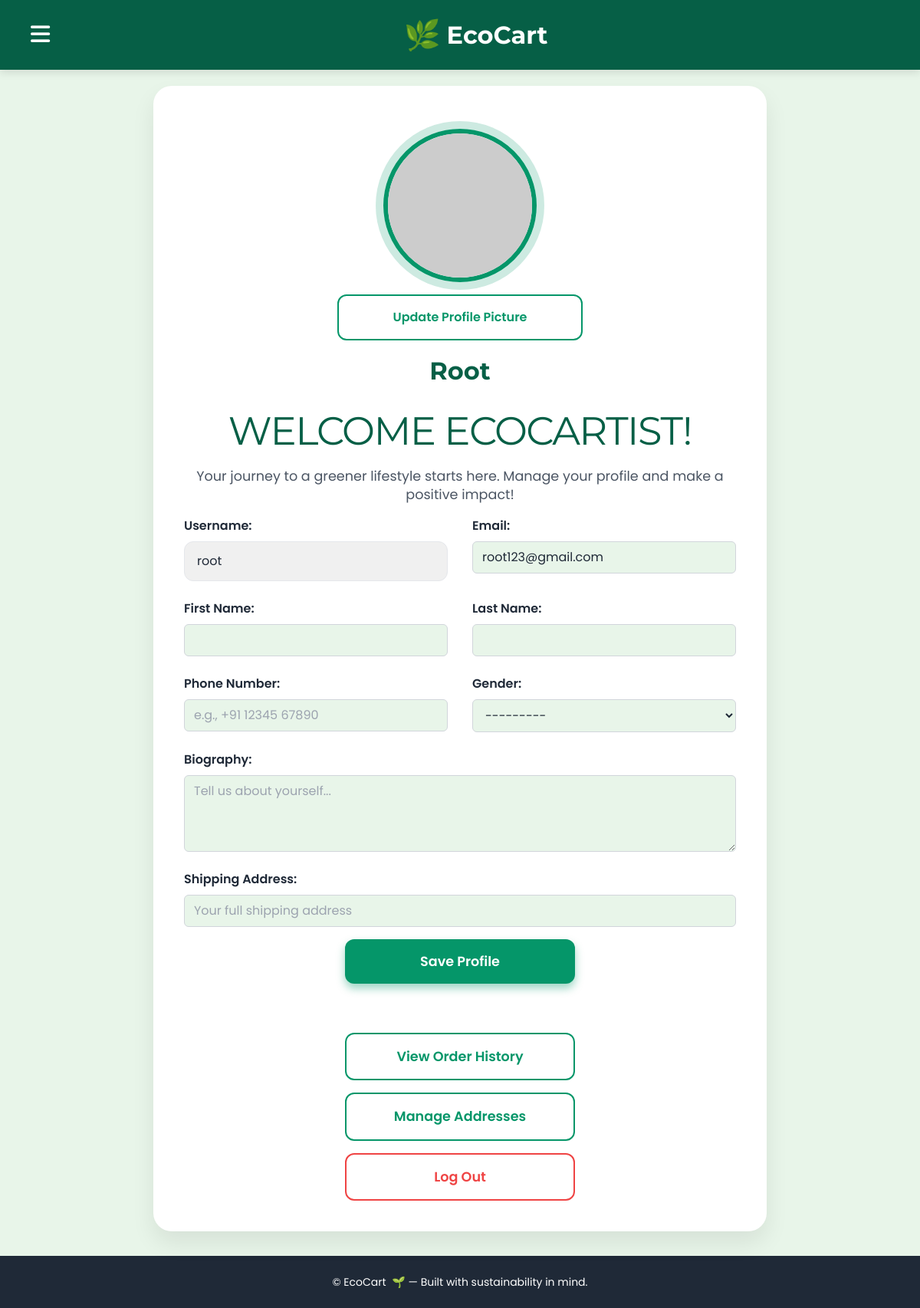
Page /profile/ (signed in) on the committed database.
### accounts/models.py (models this page shows, shortened)
class CustomUser(AbstractUser):
    email = models.EmailField(unique=True)
    phone = models.CharField(max_length=15, blank=True, verbose_name="Phone Number")
    GENDER_CHOICES = [
        ('M', 'Male'),
        ('F', 'Female'),
        ('O', 'Other'),
    ]
    gender = models.CharField(max_length=1, choices=GENDER_CHOICES, blank=True)
    profile_picture = models.ImageField(upload_to='profile_pics/', blank=True, null=True, default='default.jpg')
    bio = models.TextField(blank=True, null=True, verbose_name="Biography")
    address = models.CharField(max_length=255, blank=True, null=True, verbose_name="Shipping Address")

### accounts/views.py (the view)
# urls.py: path('profile/', views.profile_view, name='profile'),
@login_required
def profile_view(request):
    if request.method == 'POST':
        form = CustomUserChangeForm(request.POST, request.FILES, instance=request.user)
        if form.is_valid():
            try:
                form.save()
            except (OSError, Exception) as e:
                print(f"--- PROFILE VIEW: Storage write warning ({e}). Saving user instance. ---")
                user = form.save(commit=False)
                user.save()
            messages.success(request, 'Your profile has been updated successfully!')
            return redirect('accounts:profile') # Redirect back to profile to show updates
        else:
            for field, errors in form.errors.items():
                for error in errors:
                    messages.error(request, f"{field.replace('_', ' ').title()}: {error}")
    else:
        form = CustomUserChangeForm(instance=request.user)
    context = {
        'form': form,
        'user_object': request.user # Pass the user object directly for display in template
    }
    return render(request, 'accounts/profile.html', context)

### accounts/templates/accounts/profile.html (shortened to what this page needs)
{% load static %}
<!DOCTYPE html>
<html lang="en">
<head>
    <script src="https://cdn.tailwindcss.com"></script>
    <link rel="stylesheet" href="https://cdnjs.cloudflare.com/ajax/libs/font-awesome/6.0.0-beta3/css/all.min.css">
</head>
<body>
    <div class="navbar-top">
        <button id="nav-toggle-btn" class="nav-toggle-btn">
            <i class="fas fa-bars"></i>
        </button>
        <a href="{% url 'accounts:home' %}" class="logo-text">
            <span class="icon">🌿</span> EcoCart
        </a>
    </div>
    <main>
        <div class="profile-card">
            <form method="POST" enctype="multipart/form-data" class="space-y-4 w-full flex flex-col items-center">
                <div class="profile-picture-container">
                    <img id="profile-pic-preview" src="{% if user_object.profile_picture and user_object.profile_picture.name != 'default.jpg' %}{{ user_object.profile_picture.url }}{% else %}https://ui-avatars.com/api/?name={{ user_object.username }}&background=059669&color=fff{% endif %}" onerror="this.onerror=null; this.src='https://ui-avatars.com/api/?name={{ user_object.username }}&background=059669&color=fff';" alt="Profile Picture">
                </div>
                <label for="{{ form.profile_picture.id_for_label }}" class="action-button secondary text-base !max-w-xs cursor-pointer">
                    Update Profile Picture
                </label>
                <h2 class="profile-name mt-4">{{ user_object.username|capfirst }}</h2>
                <div class="greeting-section">
                    <h1>WELCOME ECOCARTIST!</h1>
                    <p>Your journey to a greener lifestyle starts here. Manage your profile and make a positive impact!</p>
                </div>
                <div class="form-grid">
                    <div class="form-group">
                        <label for="{{ form.username.id_for_label }}" class="form-label-style">Username:</label>
                        <input type="text" id="{{ form.username.id_for_label }}" name="{{ form.username.name }}"
                               value="{{ user_object.username }}" readonly class="form-control">
                    </div>
                    <div class="form-group">
                        <label for="{{ form.email.id_for_label }}" class="form-label-style">Email:</label>
                        {{ form.email }}
                    </div>
                    <div class="form-group">
                        <label for="{{ form.first_name.id_for_label }}" class="form-label-style">First Name:</label>
                        {{ form.first_name }}
                    </div>
                    <div class="form-group">
                        <label for="{{ form.last_name.id_for_label }}" class="form-label-style">Last Name:</label>
                        {{ form.last_name }}
                    </div>
                    <div class="form-group">
                        <label for="{{ form.phone.id_for_label }}" class="form-label-style">Phone Number:</label>
                        {{ form.phone }}
                    </div>
                    <div class="form-group">
                        <label for="{{ form.gender.id_for_label }}" class="form-label-style">Gender:</label>
                        {{ form.gender }}
                    </div>
                    <div class="form-group col-span-full">
                        <label for="{{ form.bio.id_for_label }}" class="form-label-style">Biography:</label>
                        {{ form.bio }}
                    </div>
                    <div class="form-group col-span-full">
                        <label for="{{ form.address.id_for_label }}" class="form-label-style">Shipping Address:</label>
                        {{ form.address }}
                    </div>
                </div>
                <button type="submit" class="action-button primary">
                    Save Profile
                </button>
            </form>
            <div class="action-buttons mt-8">
                <a href="#" class="action-button secondary">View Order History</a>
                <a href="#" class="action-button secondary">Manage Addresses</a>
                <a href="{% url 'accounts:logout' %}" class="action-button logout">Log Out</a>
            </div>
        </div>
    </main>
    <footer class="bg-gray-800 text-white py-6 text-center mt-auto w-full">
        <div class="container mx-auto px-4 text-sm">
            &copy; {{ "now"|date:"Y" }} EcoCart <span class="ml-1">🌱</span> — Built with sustainability in mind.
        </div>
    </footer>
</body>
</html>

### accounts/templates/accounts/profile.html (style rules this page uses)
:root { --color-primary-green: #065F46; --color-secondary-green: #059669; --color-light-green: #D1FAE5; --color-text-dark: #1F2937; --color-text-medium: #4B5563; --color-background-subtle-green: #E8F5E9; --color-white: #FFFFFF; --color-border-light: #E5E7EB; --color-success-msg: #10B981; --color-error-msg: #EF4444; --color-info-msg: #3B82F6; }
body { font-family: 'Poppins', sans-serif; background-color: var(--color-background-subtle-green); color: var(--color-text-dark); min-height: 100vh; display: flex; flex-direction: column; overflow-x: hidden; }
h1, h2, h3, .logo-text { font-family: 'Montserrat', sans-serif; }
.navbar-top { background-color: var(--color-primary-green); padding: 1rem 2rem; display: flex; justify-content: space-between; align-items: center; position: fixed; top: 0; left: 0; width: 100%; z-index: 100; box-shadow: 0 4px 10px rgba(0,0,0,0.1); }
.navbar-top .logo-text { font-size: 2rem; font-weight: 700; color: var(--color-white); display: flex; align-items: center; margin-left: auto; margin-right: auto; }
.navbar-top .logo-text span { margin-right: 0.5rem; font-size: 1.2em; color: var(--color-light-green); }
.nav-toggle-btn { display: block; background: none; border: none; font-size: 1.8rem; color: var(--color-white); cursor: pointer; padding: 0.5rem; border-radius: 0.5rem; transition: background-color 0.2s; }
main { flex-grow: 1; display: flex; justify-content: center; align-items: flex-start; padding: 2rem 1rem; padding-top: 7rem; position: relative; }
.profile-card { background-color: var(--color-white); padding: 2.5rem; border-radius: 1.5rem; box-shadow: 0 15px 30px rgba(0,0,0,0.08); width: 100%; max-width: 800px; display: flex; flex-direction: column; align-items: center; gap: 2rem; position: relative; z-index: 10; animation: fadeInScale 0.8s ease-out forwards; opacity: 0; transform: translateY(20px); }
.profile-picture-container { width: 200px; height: 200px; border-radius: 50%; overflow: hidden; border: 6px solid var(--color-secondary-green); box-shadow: 0 0 0 10px rgba(5, 150, 105, 0.2); margin-bottom: 1.5rem; transition: transform 0.3s ease-in-out; animation: fadeInScale 0.6s ease-out forwards, float 3s ease-in-out infinite; opacity: 0; transform: scale(0.9); }
.profile-picture-container img { width: 100%; height: 100%; object-fit: cover; }
.profile-name { font-size: 2rem; font-weight: 700; color: var(--color-primary-green); text-align: center; margin-bottom: 1rem; }
.greeting-section { text-align: center; margin-bottom: 2rem; animation: slideInFromTop 0.8s ease-out 0.2s forwards; opacity: 0; transform: translateY(-20px); }
.greeting-section h1 { font-size: 3.2rem; color: var(--color-primary-green); margin-bottom: 0.5rem; letter-spacing: -0.03em; }
.greeting-section p { font-size: 1.1rem; color: var(--color-text-medium); line-height: 1.4; }
.form-grid { display: grid; grid-template-columns: repeat(auto-fit, minmax(250px, 1fr)); gap: 1.5rem 2rem; margin-bottom: 2rem; width: 100%; }
.form-group { display: flex; flex-direction: column; }
.form-label-style { font-weight: 600; color: var(--color-text-dark); margin-bottom: 0.5rem; font-size: 1rem; }
.form-control { width: 100%; padding: 0.8rem 1rem; border: 1px solid var(--color-border-light); border-radius: 0.75rem; background-color: var(--color-background-subtle-green); color: var(--color-text-dark); font-size: 1rem; transition: border-color 0.2s, box-shadow 0.2s; }
.form-control[readonly] { background-color: #F0F0F0; cursor: not-allowed; }
textarea.form-control { min-height: 100px; resize: vertical; }
.action-buttons { display: flex; flex-direction: column; gap: 1rem; align-items: center; margin-top: 2rem; width: 100%; }
.action-button { width: 100%; max-width: 300px; padding: 1rem 2rem; border-radius: 0.75rem; font-weight: 600; font-size: 1.1rem; text-decoration: none; text-align: center; transition: background-color 0.3s ease, transform 0.2s ease, box-shadow 0.3s ease; cursor: pointer; border: none; }
.action-button.primary { background-color: var(--color-secondary-green); color: white; box-shadow: 0 6px 12px rgba(5, 150, 105, 0.4); }
.action-button.secondary { background-color: transparent; color: var(--color-secondary-green); border: 2px solid var(--color-secondary-green); box-shadow: none; }
.action-button.logout { color: var(--color-error-msg); border: 2px solid var(--color-error-msg); background-color: transparent; }

### rows in the picture
CustomUser: username "Root", username "root", email "root123@gmail.com", gender "---------"
